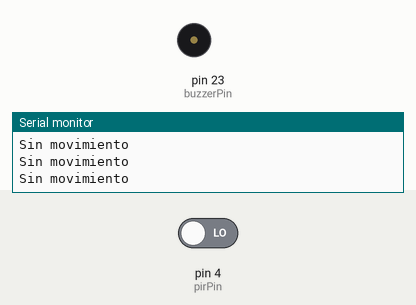
A sketch run on a simulated Arduino Mega 2560, built with avr-gcc and run on an emulated ATmega2560. Shown: buzzer (waves = sounding, pin HIGH), the last lines printed to the serial monitor. The inputs (shaded band) are chosen by the test bench; at power-on: pin 4 (pirPin) LOW.

Above: at 1.2 s.
1.3 s: pin 4 (pirPin) driven HIGH
At 1.9 s:
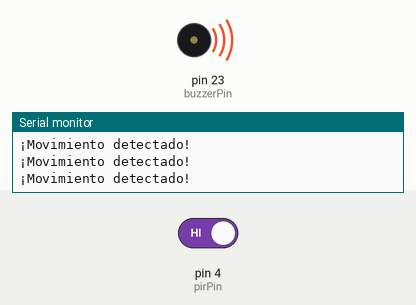
2.8 s: pin 4 (pirPin) driven LOW
At 3.2 s:
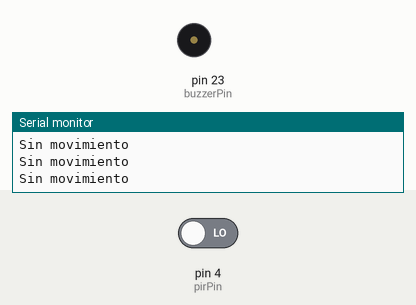
Timing chart, 0 to 5.8 s (numbered marks = the images above; inputs shaded):
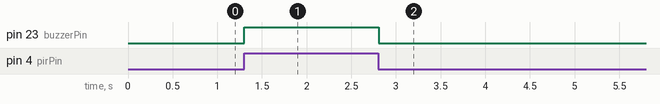

Measured:
- after the input at 1.3 s, pin 23 (buzzerPin): LOW → HIGH at once
- after the input at 2.8 s, pin 23 (buzzerPin): HIGH → LOW at once

The sketch:

apartado2.3.ino
```cpp
const int pirPin = 4;
const int buzzerPin = 23;


void setup() {
  Serial.begin(115200);
  pinMode(pirPin, INPUT);
  pinMode(buzzerPin, OUTPUT);
}

void loop() {
  int movimiento = digitalRead(pirPin);

  if (movimiento == HIGH) {
    digitalWrite(buzzerPin, HIGH);
    Serial.println("¡Movimiento detectado!");
  } else {
    digitalWrite(buzzerPin, LOW);
    Serial.println("Sin movimiento");
  }

  delay(100); // estabilidad
}
```
